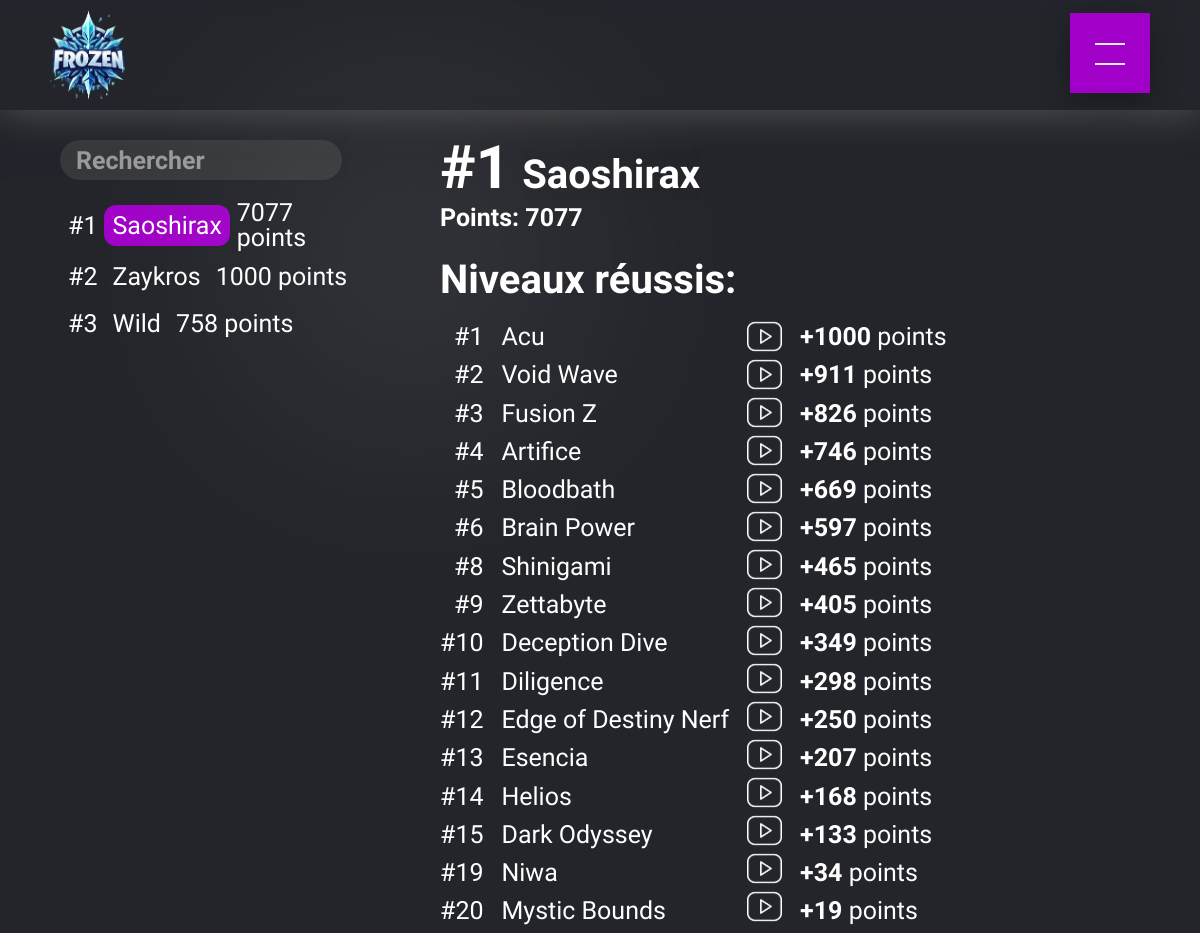
Page /classement/Saoshirax on the committed database.
### tables this page shows
CREATE TABLE Joueur (
        id INTEGER PRIMARY KEY AUTOINCREMENT,
        nom TEXT NOT NULL UNIQUE,
        points INTEGER DEFAULT 0
    );

CREATE TABLE ReussiteNiveau (
        joueur_id INTEGER,
        niveau_id INTEGER,
        video_url TEXT,
        createurs TEXT,
        FOREIGN KEY (joueur_id) REFERENCES Joueur(id),
        FOREIGN KEY (niveau_id) REFERENCES Niveau(id),
        PRIMARY KEY (joueur_id, niveau_id)
    );

CREATE TABLE Niveau (
        id INTEGER PRIMARY KEY AUTOINCREMENT,
        nom TEXT NOT NULL UNIQUE,
        createurs TEXT NOT NULL,
        verifier TEXT,
        publisher TEXT,
        id_niveau INTEGER UNIQUE,
        points INTEGER NOT NULL,
        classement INTEGER,
        victoires INTEGER DEFAULT 0,
        mot_de_passe TEXT,
        video_url TEXT,
        image_url TEXT,
        duree INTEGER,
        duree_globale TEXT
    );

### app.py (the view)
@app.route('/classement/<string:nom>')
def joueur(nom):
    active_page = 'classement'
    connection = sqlite3.connect('DataBase.db')
    cursor = connection.cursor()
    cursor.execute('SELECT nom FROM Joueur WHERE nom = ?', (nom,))
    joueur = cursor.fetchone()
    if joueur is None:
        connection.close()
        return redirect(url_for('error404'))
    cursor.execute('SELECT id, nom, points FROM Joueur WHERE nom = ?', (nom,))
    joueur = cursor.fetchone()
    if joueur is None:
        return redirect(url_for('classement'))
    joueur_id = joueur[0]
    cursor.execute('SELECT nom FROM Joueur ORDER BY points DESC')
    joueurs = cursor.fetchall()
    joueur_classement = next((index + 1 for index, joueur_item in enumerate(joueurs) if joueur_item[0] == nom), None)
    cursor.execute('''
        SELECT Niveau.nom, Niveau.points, ReussiteNiveau.video_url, Niveau.classement
        FROM ReussiteNiveau
        JOIN Niveau ON ReussiteNiveau.niveau_id = Niveau.id
        WHERE ReussiteNiveau.joueur_id = ?
        ORDER BY Niveau.classement DESC
    ''', (joueur_id,))
    reussites = cursor.fetchall()
    cursor.execute('SELECT id, nom, points FROM Joueur ORDER BY points DESC')
    joueurs = cursor.fetchall()
    connection.close()
    return render_template('classement_joueur.html', joueur=joueur, reussites=reussites, joueurs=joueurs, selected_joueur=nom, joueur_classement=joueur_classement, active_page=active_page)

### templates/classement_joueur.html (shortened to what this page needs)
{% extends 'layout.html' %}
{% block styles %}
<link href="../static/classement/classement.css" rel="stylesheet">
{% endblock %}
{% block content %}
<div class="page-content">
    <div class="wrapper">
        <div class="home-left">
            <div class="searchinput-container">
                <div class="inputbackground">
                    <input class="searchInput" type="text" id="searchInput" onkeyup="filterLevels()" placeholder="Rechercher" autocomplete="off" spellcheck="false">
                </div>
            </div>
            <div class="home-left-container">
                <ul id="levelsList">
                    {% for joueur_item in joueurs %}
                        <div class="classement_nom_du_joueur">
                            <p class="classement_nom_du_joueur_position">#{{ loop.index }}</p>
                            <a class="home-right-container-wrapper {% if joueur_item[1] == selected_joueur %}selected{% endif %}" href="{{ url_for('joueur', nom=joueur_item[1]) }}" onclick="setSelectedLevel('{{ joueur_item[1] }}')">
                                <span class="classement_nom_du_joueur_nom">{{ joueur_item[1] }}</span>
                            </a>
                            <p class="home-right-container-paragraph">{{ joueur_item[2] }} points</p>
                        </div>
                    {% endfor %}
                </ul>
            </div>
        </div>
        <div class="home-right">
            <div class="home-right-container">
                <div class="home-right-wrapper">
                    <div class="home-right-wrapper-classement-joueur">
                        <p><span id="bold">#{{ joueur_classement }}</span></p>
                        <h1 class="title"><span id="bold">{{ joueur[1] }}</span></h1>
                    </div>
                    <p class="home-right-points-joueurs">Points: <span id="bold">{{ joueur[2] }}</span></p>
                    <h2 class="h2">Niveaux réussis:</h2>
                    <div class="reussites">
                        <ul>
                            {% for reussite in reussites|reverse %}
                                <li class="reussite-classement">
                                    <div>
                                        <p>#{{ reussite[3] }}</p>
                                    </div>
                                </li>
                            {% endfor %}
                        </ul>
                        <ul>
                            {% for reussite in reussites|reverse %}
                                <li class="reussite2">
                                    <div>
                                        <a href="{{ url_for('niveau', nom_niveau=reussite[0]) }}" onclick="setSelectedLevel('{{ reussite[0] }}')">
                                            <p>{{ reussite[0] }}</p>
                                        </a>
                                    </div>
                                </li>
                            {% endfor %}
                        </ul>
                        <ul class="logoyt-container">
                            {% for reussite in reussites|reverse %}
                                <li class="logo-yt">
                                    <a class="victoires-joueur-vid-link" target="_blank" href="{{ reussite[2] }}">
                                        <img class="logoyt" src="{{ url_for('static', filename='pictures/logo_youtube.svg') }}" alt="YouTube Video">
                                    </a>
                                </li>
                            {% endfor %}
                        </ul>
                        <ul>
                            {% for reussite in reussites|reverse %}
                                <li class="reussite">
                                    <div>
                                        <p><span id="bold">+{{ reussite[1] }}</span> points</p>
                                    </div>
                                </li>
                            {% endfor %}
                        </ul>
                    </div>
                </div>
            </div>
        </div>
    </div>
</div>
{% endblock %}

### static/layout/layout.css (style rules this page uses)
body { scrollbar-width: thin; scrollbar-color: #5c5c5c #aaaaaa; }

### rows in the picture
Joueur: nom "Saoshirax", points "7077"
Joueur: nom "Zaykros", points "1000"
Joueur: nom "Wild", points "758"
ReussiteNiveau: classement "1", nom "Acu", points "1000"
ReussiteNiveau: classement "2", nom "Void Wave", points "911"
ReussiteNiveau: classement "3", nom "Fusion Z", points "826"
ReussiteNiveau: classement "4", nom "Artifice", points "746"
ReussiteNiveau: classement "5", nom "Bloodbath", points "669"
ReussiteNiveau: classement "6", nom "Brain Power", points "597"
ReussiteNiveau: classement "8", nom "Shinigami", points "465"
ReussiteNiveau: classement "9", nom "Zettabyte", points "405"
ReussiteNiveau: classement "10", nom "Deception Dive", points "349"
ReussiteNiveau: classement "11", nom "Diligence", points "298"
ReussiteNiveau: classement "12", nom "Edge of Destiny Nerf", points "250"
ReussiteNiveau: classement "13", nom "Esencia", points "207"
ReussiteNiveau: classement "14", nom "Helios", points "168"
ReussiteNiveau: classement "15", nom "Dark Odyssey", points "133"
ReussiteNiveau: classement "19", nom "Niwa", points "34"
ReussiteNiveau: classement "20", nom "Mystic Bounds", points "19"

### other values in the picture
{{ joueur_classement }} "1"
